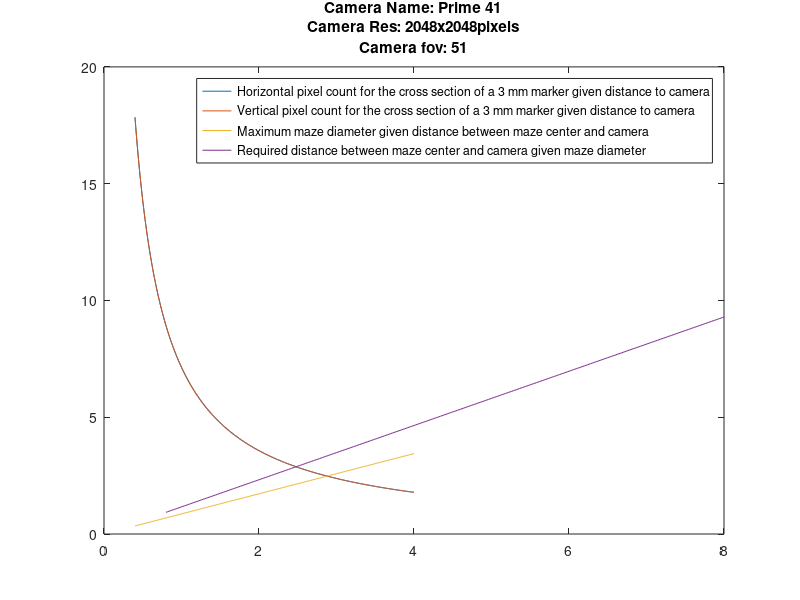

Source code (MATLAB):

%% Mcam
cam(1).hpx = 953;
cam(1).vpx = 881;
cam(1).msize = 8; %mm
cam(1).fov = 41;

%%18w
cam(2).hpx = 1664;
cam(2).vpx = 1088;
cam(2).msize = 8; %mm
cam(2).fov = 51;


%%p18w
cam(3).hpx = 1664;
cam(3).vpx = 1088;
cam(3).msize = 8; %mm
cam(3).fov = 70;


%%p41
cam(4).name = 'Prime 41';
cam(4).hpx=2048;
cam(4).vpx=2048;
cam(4).msize=3;
cam(4).fov = 51;




%for i=1:numel(c)
%end

i = 4

cam(i).fov = deg2rad(cam(i).fov);
r = [.4:.01:4]';
c = sqrt((r-r.*cos(cam(i).fov)).^2+(r.*sin(cam(i).fov)).^2);

hppm = cam(i).msize./(c./cam(i).hpx.*1000);
vppm = cam(i).msize./(c./cam(i).vpx.*1000);


mazer = [.5:.1:4]';

dr = (2.*r./sin((pi-cam(i).fov)./2)).*sqrt(1/((1-cos(cam(i).fov)).^2+sin(cam(i).fov).^2)).*cos(cam(i).fov./2);


figure
plot([r,r,r,r.*2],[hppm,vppm,c,dr])
legend(['Horizontal pixel count for the cross section of a ' num2str(cam(i).msize) ' mm marker given distance to camera'],...
       ['Vertical pixel count for the cross section of a ' num2str(cam(i).msize) ' mm marker given distance to camera'],...
       ['Maximum maze diameter given distance between maze center and camera'],...
       ['Required distance between maze center and camera given maze diameter'])
title({['Camera Name: ' cam(i).name],...
       ['Camera Res: ' num2str(cam(i).hpx) 'x' num2str(cam(i).vpx)  'pixels'],...
       ['Camera fov: ' num2str(rad2deg(cam(i).fov))]})
